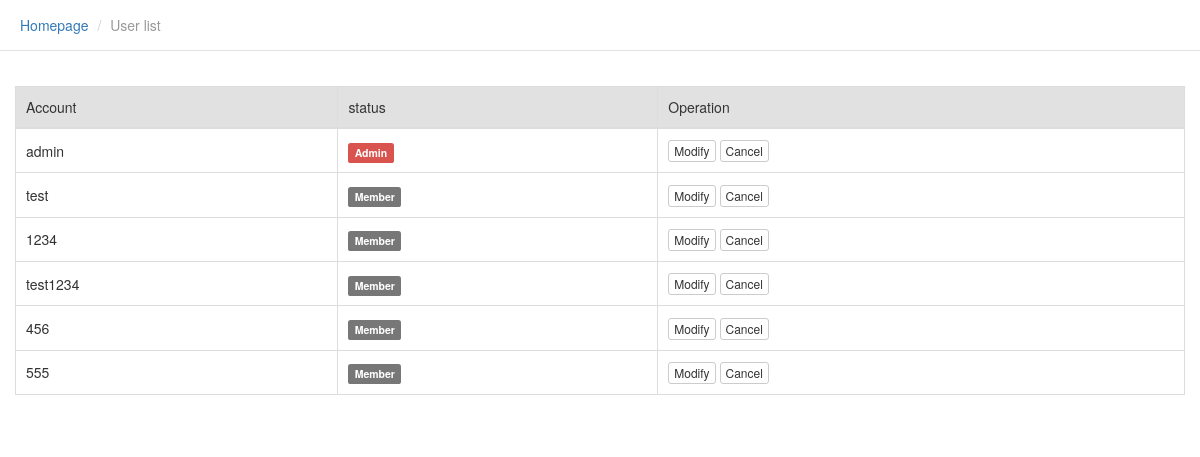
/admin/list_member.php, run on the app's committed database.
### tables this page shows
CREATE TABLE IF NOT EXISTS `members` (
  `id` mediumint(8) unsigned NOT NULL AUTO_INCREMENT,
  `username` varchar(60) NOT NULL DEFAULT '',
  `password` varchar(32) NOT NULL DEFAULT '',
  `sex` tinyint(1) unsigned NOT NULL DEFAULT '0',
  `address` text,
  `email` varchar(60) DEFAULT NULL,
  `qq` varchar(20) DEFAULT NULL,
  `tel` varchar(128) DEFAULT NULL,
  `money` decimal(10,2) DEFAULT NULL,
  `thumb` varchar(255) DEFAULT NULL,
  `type` int(11) DEFAULT '1',
  `created` int(10) unsigned NOT NULL DEFAULT '0',
  `updated` int(11) DEFAULT NULL,
  `status` tinyint(4) DEFAULT '1',
  PRIMARY KEY (`id`),
  UNIQUE KEY `user_name` (`username`),
  KEY `email` (`email`)
);

### include/SqlHelper.class.php (called while the page is built, shortened)
<?php
    class SqlHelper{
      	public $conn;
      	public function __construct($dbhost,$dbname,$dbpassword,$dbuser){
            $this->host=$dbhost;
            $this->dbname=$dbname;
            $this->username=$dbuser;
            $this->password=$dbpassword;
      		$this->conn=mysql_connect($this->host,$this->username,$this->password);
      	}
      	public function execute_dql($sql){
      		$arr=array();
      		$res=mysql_query($sql,$this->conn) or die(mysql_error());
      		while($row=mysql_fetch_assoc($res)){
      			$arr[]=$row;
      		}
      		return $arr;
      	}
   }

### include/config.inc.php (called while the page is built, shortened)
<?php
require_once('SqlHelper.class.php');
$db = new SqlHelper('localhost','db','root','root');

### admin/list_member.php (the view, shortened to what this page needs)
<?php
include('header.php');
require_once('../include/config.inc.php');
$sql='SELECT * FROM members ORDER BY created ASC';
$data=$db->execute_dql($sql);
?>
<ul class="breadcrumb">
    <li><a href="#">Homepage</a></li>
    <li class="active">User list</li>
</ul>
<div class="panel-body">
    <div class="table-responsive">
        <table class="table table-bordered table-hover">
            <thead>
                <tr>
                    <td>Account</td>
                    <td>status</td>
                    <td>Operation</td>
                </tr>
            </thead>
            <tbody>
            <?php if(!empty($data)){foreach($data as $item){?>
                <tr>
                    <td><?php echo $item['username'];?></td>
                    <td>
                        <?php
                        if($item['type']==1){echo '<span class="label label-default">Member</span>';}
                        if($item['type']==2){echo '<span class="label label-danger">Admin</span>';}
                        ?>
                    </td>
                    <td>
                        <a class="btn btn-default btn-xs" target="_self" href="edit_member.php?id=<?php echo $item['id'];?>">Modify</a>
                        <a class="btn btn-default btn-xs mybb" href="list_member.php?id=<?php echo $item['id'];?>">Cancel</a>
                    </td>
                </tr>
                <?php }}else{?>
                <tr>
                    <td colspan='9' align="center"><span class="text-danger">There is currently no data</span></td>
                </tr>
            <?php }?>
            </tbody>
        </table>
    </div>
</div>
<?php include('footer.php');?>

### admin/css/common.css (style rules this page uses)
html { width: 100%; height: 100%; }
body { width: 100%; height: 100%; background-color: transparent; }
.breadcrumb { border-radius: 0; background-color: #fff; padding: 15px 20px; border-bottom: 1px solid #e1e1e1; }
.breadcrumb .active { color: #999; }
.panel-body { background-color: #fff; }
.table>thead>tr>td { background-color: #e1e1e1; }
.table>tbody>tr>td, .table>tbody>tr>th, .table>tfoot>tr>td, .table>tfoot>tr>th, .table>thead>tr>td, .table>thead>tr>th { vertical-align: middle; padding: 10px; }

### data on the page
members: username "admin", type "Admin"
members: username "test", type "Member"
members: username "1234", type "Member"
members: username "test1234", type "Member"
members: username "456", type "Member"
members: username "555", type "Member"
